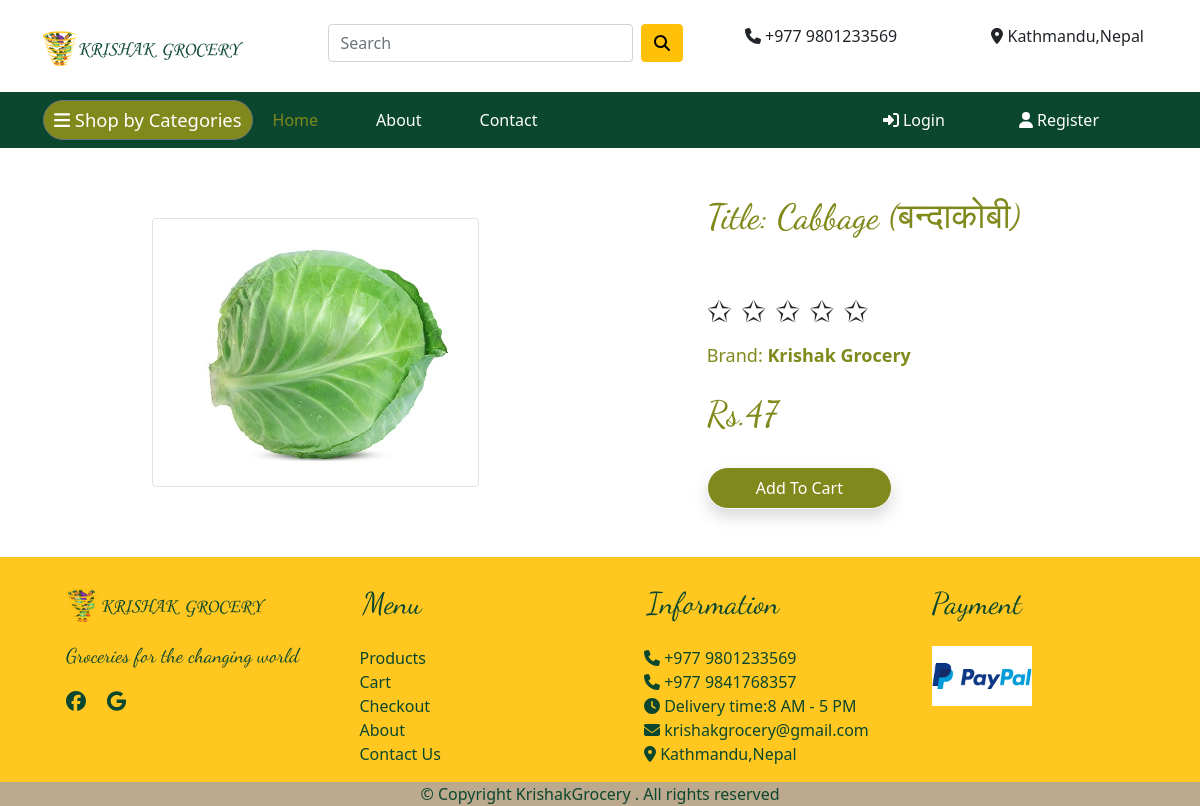
Screenshot of /product-detail/2 with the database file from the repository.
### app/models.py (models this page shows, shortened)
class Product(models.Model):
    title = models.CharField(max_length=100)
    selling_price = models.IntegerField()
    category = models.CharField(choices=CATEGORY_CHOICES, max_length=2)
    product_image = models.ImageField(upload_to='productimg')
    def __str__(self) :
        return str(self.id)

### app/views.py (the view)
# urls.py: path('product-detail/<int:pk>', views.ProductDetailView.as_view(), name='product-detail'),
class ProductDetailView(View):
    def get(self, request, pk):
        product = Product.objects.get(pk=pk)
        totalitem = 0
        item_already_in_cart = False
        if request.user.is_authenticated:
            item_already_in_cart = Cart.objects.filter(Q(product=product.id) & Q(user=request.user)).exists()
            totalitem = len(Cart.objects.filter(user=request.user))
        return render(request, 'app/productdetail.html', {'product':product, 'item_already_in_cart': item_already_in_cart, 'totalitem':totalitem})

### app/templates/app/productdetail.html (shortened to what this page needs)
{% extends 'app/base.html' %}
{% load static %}
{% block main-content %}
<div class="container my-5">
 <div class="row">
  <div class="col-sm-6 text-center align-self-center">
   <img src="{{ product.product_image.url }}" alt="" class="img-fluid img-thumbnail">
  </div>
  <div class="col-sm-5 offset-sm-1">
   <h4> Title: {{product.title}}</h4>
   <br/>
    <div class="rating-wrapper">
    </div>
    <br/>
    <br/>
    <span class="heading">Brand:<b> Krishak Grocery</b></span>
    <br/>
    <br/>
   <h4> Rs.{{product.selling_price}} </h4> <br>
    {% if not request.user.is_authenticated %}
        <form action="/add-to-cart" class="d-inline">
            <button type="submit" class="btn btn-light shadow px-5 py-2">Add To Cart</button>
        </form>
    {% endif %}
  </div>
 </div>
</div>
{% endblock main-content %}

### app/static/app/css/style.css (style rules this page uses)
* { box-sizing: border-box; margin: 0px; padding: 0px; }
.container { width: 100%; margin: auto; padding-right: 13px; padding-left: 13px; }

### app/templates/app/productdetail.html (style rules this page uses)
.img-thumbnail { width: 60%; }
h4 { color: #80891B; font-family: Dancing Script; font-size: 35px; }
.d-inline .btn-light { background-color: #80891B; border-radius: 30px; color: #fff; }
.heading { color: #80891B; font-size: 18px; }

### rows the page displays
Product: product_image (picture), title "Cabbage (बन्दाकोबी)", selling_price "47"
